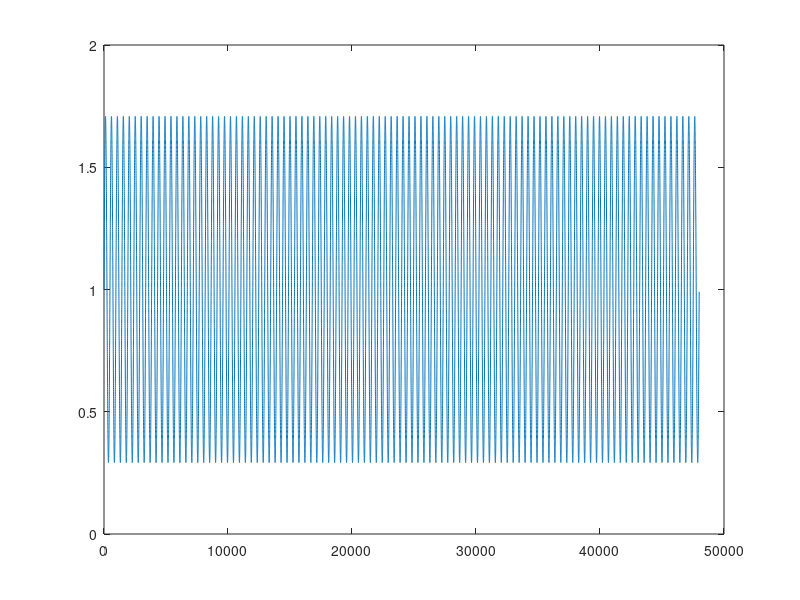

This figure's MATLAB source: (Note: this script raises an error after producing the figure.)
% With an upfront RMS envelope detection we still might need to filter the envelope itself.
% We can filter the envelope
% - as mag, as pow, as db
% - pre or post transfer
% We try out every possibilities here.



fs = 48000;
ns = [0:fs-1]';
fe = 100;
ff = 20;
A = db2mag(-3);
ratio = 8;
e0_pow = 1 + A * sin(2*pi*fe/fs*ns);
plot(ns, e0_pow);
[b, a] = critdamplp2(ff/fs*2);

for post_tc = [false true]
    for filterstage = [1 2 3]
        if post_tc
            switch filterstage
                case 1 % mag
                    rms_db = mag2db(1 - filter(b, a, 1 - sqrt(e0_pow)));
                case 2 % pow
                    rms_db = pow2db(1 - filter(b, a, 1 - e0_pow));
                case 3 % db
                    rms_db = filter(b, a, pow2db(e0_pow));
                otherwise
                    assert(false)
            end
            gr_db = rms_db / ratio - rms_db;
        else
            e0_db = pow2db(e0_pow);
            gr_db = e0_db / ratio - e0_db;
            switch filterstage
                case 1 % mag
                    gr_db = mag2db(1 - filter(b, a, 1 - db2mag(gr_db)));
                case 2 % pow
                    gr_db = pow2db(1 - filter(b, a, 1 - db2pow(gr_db)));
                case 3 % db
                    gr_db = filter(b, a, gr_db);
                otherwise
                    assert(false)
            end
        end
        gr_mag = db2mag(gr_db);
        fgr = mag2db(abs(fft(gr_mag)));
        fgr = fgr - fgr(1);
        R = 1:1000;
        plot(R-1, fgr(R)), grid, axis([ 0 1000 -120 0]);
        printf("post_tc: %d, filterstage: %d\n", post_tc, filterstage);
        pause
    end
end
